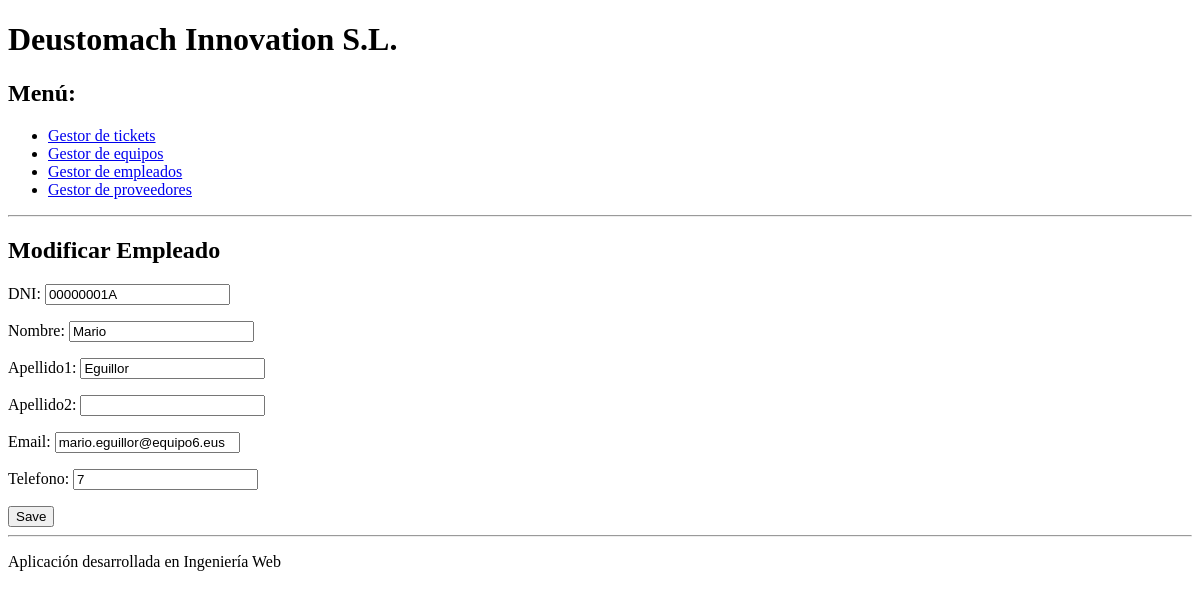
The page /aplicacion/empleados/2/update on the database as committed earlier.
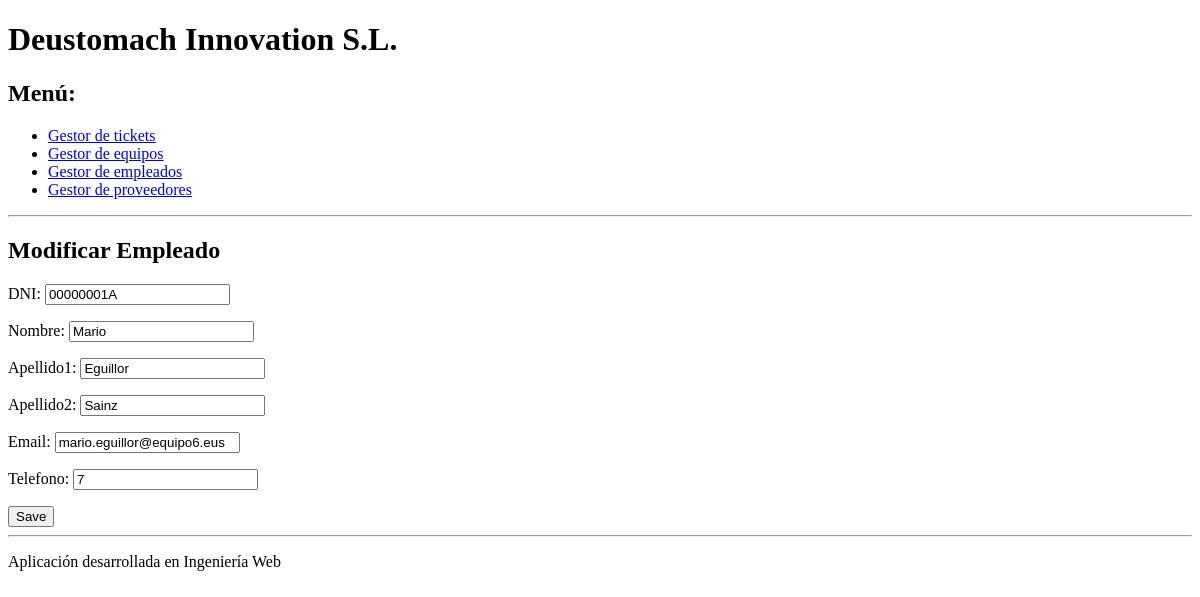
The same page on the database as committed later.
### app_reto1/models.py (models this page shows, shortened)
class Empleado(models.Model):
    DNI = models.CharField(max_length=9)
    nombre = models.CharField(max_length=20)
    apellido1 = models.CharField(max_length=20)
    apellido2 = models.CharField(max_length=20, null=True, blank=True)
    email = models.EmailField()
    telefono = models.IntegerField()

### app_reto1/views.py (the view)
# urls.py: path('empleados/<pk>/update', views.EmpleadoUpdateView.as_view(),name = 'empleado_update'),
class EmpleadoUpdateView(UpdateView):
    model = Empleado
    template_name = "empleado_update.html"
    success_url = "/aplicacion/empleados/"
    fields = ['DNI', 'nombre', 'apellido1', 'apellido2', 'email',
              'telefono']

### app_reto1/templates/empleado_update.html (shortened to what this page needs)
{% extends "base.html" %}
{% block contenido %}
<h2>Modificar Empleado</h2>
<form method="post">
    {{ form.as_p }}
    <input type="submit" value="Save">
</form>
{% endblock %}

Rows that differ between the two databases and show on the page:
changed Empleado "Mario": apellido2 (not shown) → "Sainz"
